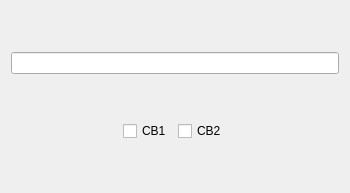
<?xml version="1.0" encoding="UTF-8"?>
<ui version="4.0">
 <class>Form</class>
 <widget class="QWidget" name="Form">
  <property name="geometry">
   <rect>
    <x>0</x>
    <y>0</y>
    <width>350</width>
    <height>193</height>
   </rect>
  </property>
  <property name="windowTitle">
   <string>Form</string>
  </property>
  <layout class="QVBoxLayout" name="verticalLayout">
   <item>
    <widget class="QLineEdit" name="t1"/>
   </item>
   <item>
    <layout class="QHBoxLayout" name="horizontalLayout">
     <item>
      <spacer name="horizontalSpacer">
       <property name="orientation">
        <enum>Qt::Horizontal</enum>
       </property>
       <property name="sizeHint" stdset="0">
        <size>
         <width>40</width>
         <height>20</height>
        </size>
       </property>
      </spacer>
     </item>
     <item>
      <widget class="QCheckBox" name="r1">
       <property name="text">
        <string>CB1</string>
       </property>
       <property name="checkable">
        <bool>true</bool>
       </property>
      </widget>
     </item>
     <item>
      <widget class="QCheckBox" name="r2">
       <property name="tabletTracking">
        <bool>false</bool>
       </property>
       <property name="text">
        <string>CB2</string>
       </property>
       <property name="checkable">
        <bool>true</bool>
       </property>
      </widget>
     </item>
     <item>
      <spacer name="horizontalSpacer_2">
       <property name="orientation">
        <enum>Qt::Horizontal</enum>
       </property>
       <property name="sizeHint" stdset="0">
        <size>
         <width>40</width>
         <height>20</height>
        </size>
       </property>
      </spacer>
     </item>
    </layout>
   </item>
  </layout>
 </widget>
 <resources/>
 <connections/>
</ui>
